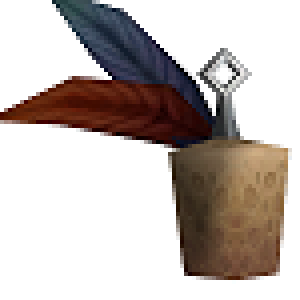
#> input picture bobber.png, 75 x 75 px (shown 4 times larger)
$ python test_cv.py
#> lines starting #> are read from the running program, lines starting #| are printed output that depends on the picture; after the words box and inside, x2 and y2 are one past the last pixel; in counts of white or black regions, pixels touching at a corner belong together
import cv2

method = cv2.TM_SQDIFF

# Read the images from the file
small_image = cv2.imread('bobber.png')
#> small_image is the input picture: shape (75, 75, 3); mean B, G, R 181.3, 185.3, 193.9
large_image = cv2.imread('fishing2.png')
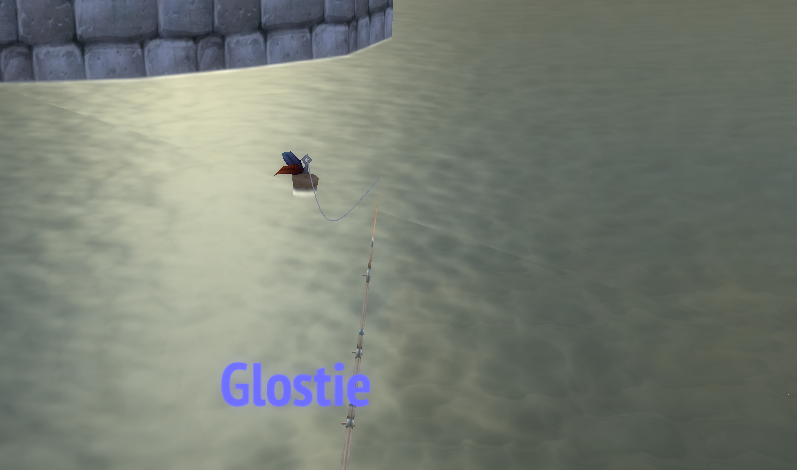
#> input picture fishing2.png, 797 x 470 px
#> large_image is the input picture: shape (470, 797, 3); mean B, G, R 116.2, 126.2, 119.9

result = cv2.matchTemplate(small_image, large_image, method)
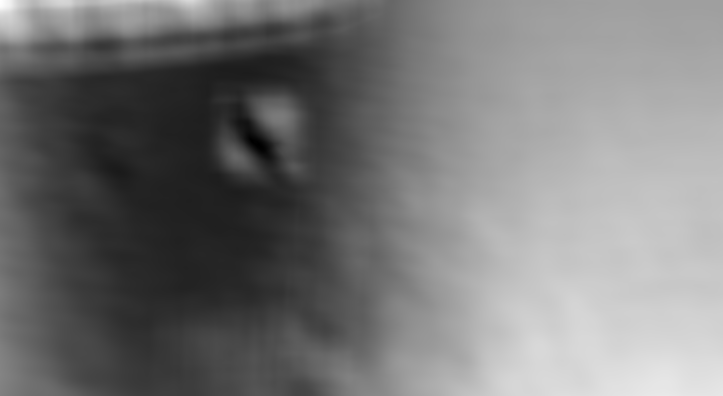
#> result: shape (396, 723) float32; min 119932968, max 355578880, mean 230546720; drawn with min black and max white

# We want the minimum squared difference
mn,_,mnLoc,_ = cv2.minMaxLoc(result)
#> mn = 119932968; mnLoc = (252, 141)

# Draw the rectangle:
# Extract the coordinates of our best match
MPx,MPy = mnLoc
#> MPx = 252; MPy = 141

# Step 2: Get the size of the template. This is the same size as the match.
trows,tcols = small_image.shape[:2]
#> trows = 75; tcols = 75

# Step 3: Draw the rectangle on large_image
cv2.rectangle(large_image, (MPx,MPy),(MPx+tcols,MPy+trows),(0,0,255),2)
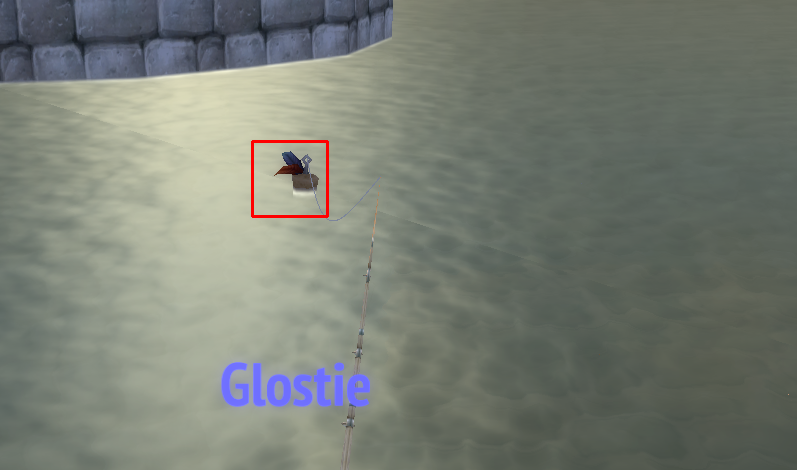
#> large_image: shape (470, 797, 3); 0.24% of pixels changed, all inside (x1, y1, x2, y2) = (251, 140, 329, 218)
#cv2.rectangle(large_image, (MPx,MPy),(MPx+50,MPy+50),(0,0,255),2)
# Display the original image with the rectangle around the match.
cv2.imshow('output',large_image)

# The image is only displayed if we call this
cv2.waitKey(0)
